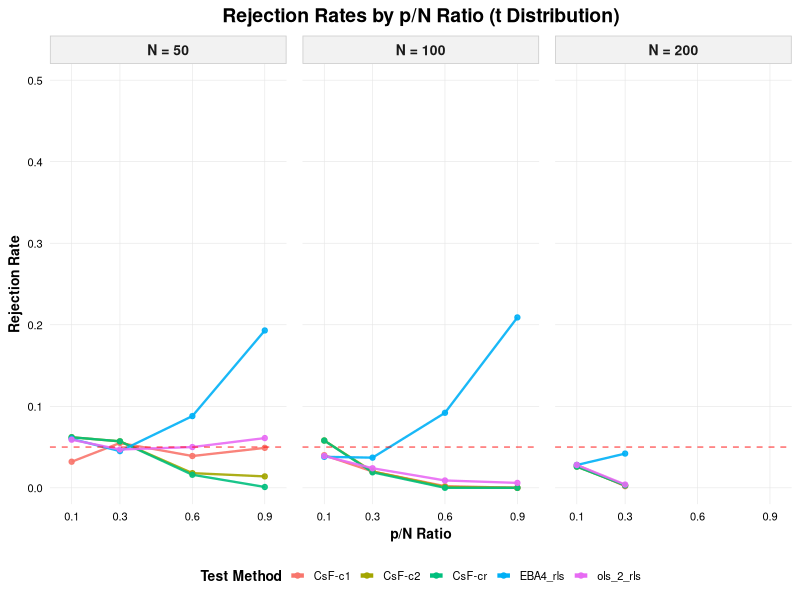
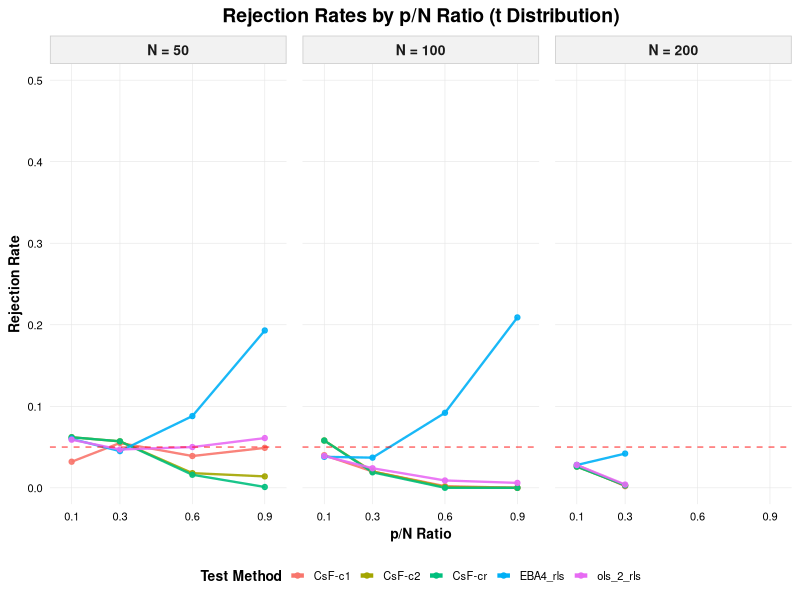

These figures' R source, in order:




library(ggplot2)
library(dplyr)
library(tidyr)
library(scales)

# 
normal_data <- data.frame(
  p_N = c(0.1, 0.3, 0.6, 0.9, 0.1, 0.3, 0.6, 0.9, 0.1, 0.3),
  N   = c(50, 50, 50, 50, 100, 100, 100, 100, 200, 200),
  pT_CsF_c1 = c(0.032, 0.055, 0.039, 0.049, 0.040, 0.020, 0.002, 0.000, 0.028, 0.002),
  pT_CsF_c2 = c(0.062, 0.057, 0.018, 0.014, 0.058, 0.020, 0.001, 0.000, 0.026, 0.003),
  pT_CsF_cr = c(0.062, 0.057, 0.016, 0.001, 0.058, 0.019, 0.000, 0.000, 0.026, 0.003),
  pEBA4_rls = c(0.060, 0.045, 0.088, 0.193, 0.038, 0.037, 0.092, 0.209, 0.028, 0.042),
  pols_2_rls = c(0.059, 0.047, 0.050, 0.061, 0.039, 0.024, 0.009, 0.006, 0.028, 0.004)
)

# 
test_names <- c(
  "pT_CsF_c1" = "CsF-c1",
  "pT_CsF_c2" = "CsF-c2",
  "pT_CsF_cr" = "CsF-cr",
  "pEBA4_rls" = "EBA4_rls",
  "pols_2_rls" = "ols_2_rls"
)

# 
data_long <- normal_data %>%
  pivot_longer(
    cols = -c(p_N, N),
    names_to = "Test",
    values_to = "Rejection_Rate"
  ) %>%
  mutate(
    Test = factor(Test, levels = names(test_names), labels = test_names),
    N = factor(N, levels = c(50, 100, 200)),
    Test_Group = case_when(
      grepl("F", Test) ~ "F-variants",
      grepl("CsF", Test) ~ "CsF-variants",
      grepl("EBA", Test) ~ "EBA-variants",
      TRUE ~ "Other"
    )
  )

# 
ggplot(data_long, aes(x = p_N, y = Rejection_Rate, color = Test, group = Test)) +
  geom_line(linewidth = 0.8, alpha = 0.9) +
  geom_point(size = 1.5, alpha = 0.9) +
  facet_wrap(~ N, nrow = 1, labeller = labeller(N = ~ paste("N =", .x))) +
  scale_y_continuous(
    limits = c(0, 0.5),                     # 
    breaks = seq(0, 0.5, 0.1),              # 
    expand = c(0, 0.02)
  ) +
  scale_x_continuous(
    breaks = unique(normal_data$p_N),
    labels = scales::number_format(accuracy = 0.1),
    expand = c(0.05, 0.05)
  ) +
  geom_hline(
    yintercept = 0.05, 
    linetype = "dashed", 
    color = "red", 
    linewidth = 0.5,
    alpha = 0.6
  ) +
  labs(
    title = "Rejection Rates by p/N Ratio (t Distribution)",
    x = "p/N Ratio",
    y = "Rejection Rate",
    color = "Test Method"
  ) +
  theme_minimal(base_size = 12) +
  theme(
    legend.position = "bottom",
    legend.direction = "horizontal",        # 
    legend.title = element_text(face = "bold", size = 10),
    legend.text = element_text(size = 8),
    legend.key.size = unit(0.4, "cm"),      # 
    panel.grid.major = element_line(color = "grey90", linewidth = 0.2),
    panel.grid.minor = element_blank(),
    strip.background = element_rect(fill = "grey95", color = "grey80"),
    strip.text = element_text(face = "bold", size = 10),
    plot.title = element_text(face = "bold", hjust = 0.5, size = 14),
    axis.title = element_text(face = "bold", size = 10),
    axis.text = element_text(color = "black", size = 8),
    panel.spacing = unit(0.8, "lines")
  ) +
  scale_color_manual(values = scales::hue_pal()(length(test_names))) +
  guides(color = guide_legend(
    nrow = 1,                                # 
    override.aes = list(linewidth = 1.5, alpha = 1)
  ))

# 
ggsave("all_tests_rejection_rates.png", width = 14, height = 8, dpi = 300)
